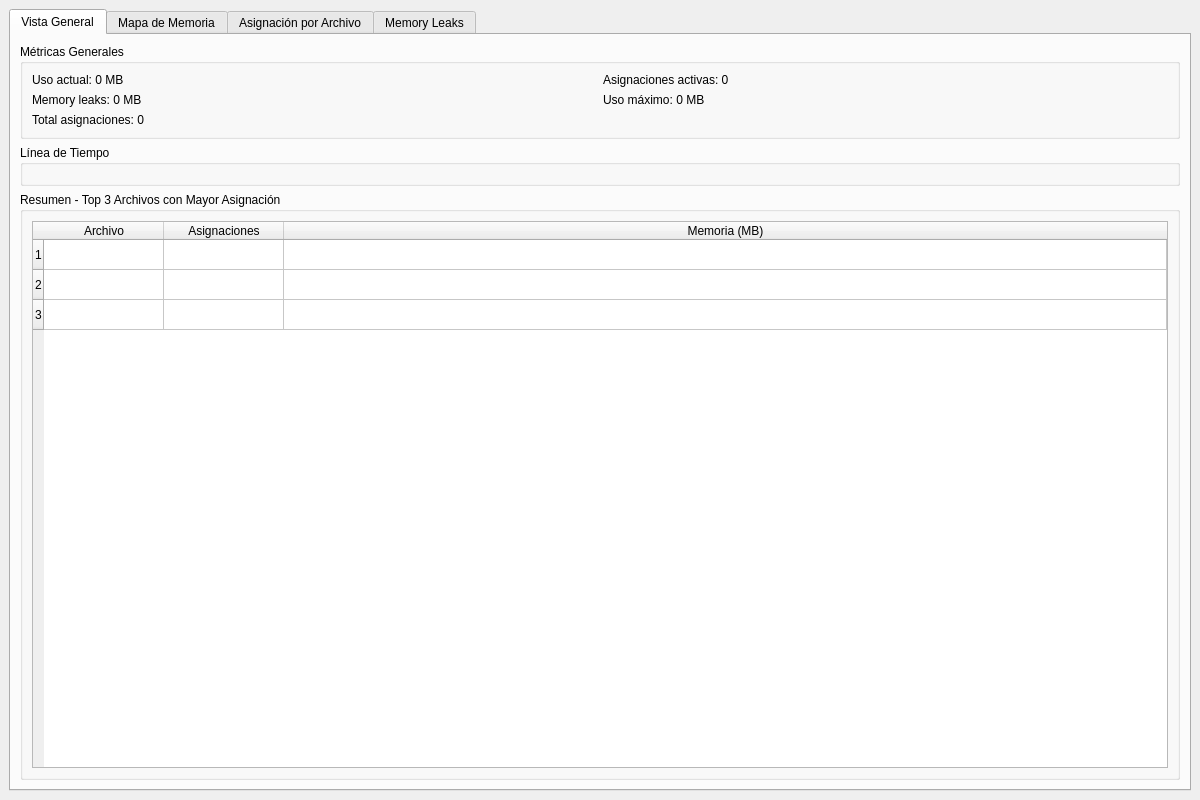
<?xml version="1.0" encoding="UTF-8"?>
<ui version="4.0">
 <class>MainWindow</class>
 <widget class="QMainWindow" name="MainWindow">
  <property name="geometry">
   <rect>
    <x>0</x>
    <y>0</y>
    <width>1200</width>
    <height>800</height>
   </rect>
  </property>
  <property name="minimumSize">
   <size>
    <width>1200</width>
    <height>800</height>
   </size>
  </property>
  <property name="windowTitle">
   <string>Memory Profiler</string>
  </property>
  <widget class="QWidget" name="centralWidget">
   <layout class="QVBoxLayout" name="verticalLayout">
    <item>
     <widget class="QTabWidget" name="tabWidget">
      <property name="currentIndex">
       <number>0</number>
      </property>
      <widget class="QWidget" name="overviewTab">
       <attribute name="title">
        <string>Vista General</string>
       </attribute>
       <layout class="QGridLayout" name="overviewLayout">
        <item row="0" column="0">
         <widget class="QGroupBox" name="metricsGroup">
          <property name="title">
           <string>Métricas Generales</string>
          </property>
          <layout class="QGridLayout" name="metricsLayout">
           <item row="0" column="0">
            <widget class="QLabel" name="currentMemoryLabel">
             <property name="text">
              <string>Uso actual: 0 MB</string>
             </property>
            </widget>
           </item>
           <item row="0" column="1">
            <widget class="QLabel" name="activeAllocationsLabel">
             <property name="text">
              <string>Asignaciones activas: 0</string>
             </property>
            </widget>
           </item>
           <item row="1" column="0">
            <widget class="QLabel" name="memoryLeaksLabel">
             <property name="text">
              <string>Memory leaks: 0 MB</string>
             </property>
            </widget>
           </item>
           <item row="1" column="1">
            <widget class="QLabel" name="maxMemoryLabel">
             <property name="text">
              <string>Uso máximo: 0 MB</string>
             </property>
            </widget>
           </item>
           <item row="2" column="0" colspan="2">
            <widget class="QLabel" name="totalAllocationsLabel">
             <property name="text">
              <string>Total asignaciones: 0</string>
             </property>
            </widget>
           </item>
          </layout>
         </widget>
        </item>
        <item row="1" column="0">
         <widget class="QGroupBox" name="timelineGroup">
          <property name="title">
           <string>Línea de Tiempo</string>
          </property>
          <layout class="QVBoxLayout" name="timelineLayout">
           <item>
            <widget class="QChartView" name="timelineChartView" native="true"/>
           </item>
          </layout>
         </widget>
        </item>
        <item row="2" column="0">
         <widget class="QGroupBox" name="summaryGroup">
          <property name="title">
           <string>Resumen - Top 3 Archivos con Mayor Asignación</string>
          </property>
          <layout class="QVBoxLayout" name="summaryLayout">
           <item>
            <widget class="QTableWidget" name="topFilesTable">
             <property name="rowCount">
              <number>3</number>
             </property>
             <property name="columnCount">
              <number>3</number>
             </property>
             <attribute name="horizontalHeaderVisible">
              <bool>true</bool>
             </attribute>
             <attribute name="horizontalHeaderDefaultSectionSize">
              <number>120</number>
             </attribute>
             <attribute name="horizontalHeaderStretchLastSection">
              <bool>true</bool>
             </attribute>
             <row/>
             <row/>
             <row/>
             <column>
              <property name="text">
               <string>Archivo</string>
              </property>
             </column>
             <column>
              <property name="text">
               <string>Asignaciones</string>
              </property>
             </column>
             <column>
              <property name="text">
               <string>Memoria (MB)</string>
              </property>
             </column>
            </widget>
           </item>
          </layout>
         </widget>
        </item>
       </layout>
      </widget>
      <widget class="QWidget" name="memoryMapTab">
       <attribute name="title">
        <string>Mapa de Memoria</string>
       </attribute>
       <layout class="QGridLayout" name="memoryMapLayout">
        <item row="0" column="0">
         <widget class="QGroupBox" name="memoryMapGroup">
          <property name="title">
           <string>Mapa de Memoria</string>
          </property>
          <layout class="QVBoxLayout" name="groupLayout">
           <item>
            <widget class="QTableWidget" name="memoryMapTable">
             <property name="rowCount">
              <number>5</number>
             </property>
             <property name="columnCount">
              <number>5</number>
             </property>
             <attribute name="horizontalHeaderVisible">
              <bool>true</bool>
             </attribute>
             <attribute name="horizontalHeaderDefaultSectionSize">
              <number>120</number>
             </attribute>
             <attribute name="horizontalHeaderStretchLastSection">
              <bool>true</bool>
             </attribute>
             <row/>
             <row/>
             <row/>
             <row/>
             <row/>
             <column>
              <property name="text">
               <string>Dirección</string>
              </property>
             </column>
             <column>
              <property name="text">
               <string>Tamaño</string>
              </property>
             </column>
             <column>
              <property name="text">
               <string>Tipo</string>
              </property>
             </column>
             <column>
              <property name="text">
               <string>Estado</string>
              </property>
             </column>
             <column>
              <property name="text">
               <string>Archivo</string>
              </property>
             </column>
            </widget>
           </item>
          </layout>
         </widget>
        </item>
       </layout>
      </widget>
      <widget class="QWidget" name="allocationByFileTab">
       <attribute name="title">
        <string>Asignación por Archivo</string>
       </attribute>
       <layout class="QGridLayout" name="allocationByFileLayout">
        <item row="0" column="0">
         <widget class="QSplitter" name="splitter">
          <property name="orientation">
           <enum>Qt::Orientation::Vertical</enum>
          </property>
          <widget class="QGroupBox" name="chartGroup">
           <property name="title">
            <string>Asignación de Memoria por Archivo</string>
           </property>
           <layout class="QVBoxLayout" name="chartLayout">
            <item>
             <widget class="QChartView" name="allocationChartView" native="true"/>
            </item>
           </layout>
          </widget>
          <widget class="QGroupBox" name="tableGroup">
           <property name="title">
            <string>Detalles por Archivo</string>
           </property>
           <layout class="QVBoxLayout" name="tableLayout">
            <item>
             <widget class="QTableWidget" name="allocationTable">
              <property name="rowCount">
               <number>5</number>
              </property>
              <property name="columnCount">
               <number>3</number>
              </property>
              <attribute name="horizontalHeaderVisible">
               <bool>true</bool>
              </attribute>
              <attribute name="horizontalHeaderDefaultSectionSize">
               <number>120</number>
              </attribute>
              <attribute name="horizontalHeaderStretchLastSection">
               <bool>true</bool>
              </attribute>
              <row/>
              <row/>
              <row/>
              <row/>
              <row/>
              <column>
               <property name="text">
                <string>Archivo</string>
               </property>
              </column>
              <column>
               <property name="text">
                <string>Asignaciones</string>
               </property>
              </column>
              <column>
               <property name="text">
                <string>Memoria (MB)</string>
               </property>
              </column>
             </widget>
            </item>
           </layout>
          </widget>
         </widget>
        </item>
       </layout>
      </widget>
      <widget class="QWidget" name="memoryLeaksTab">
       <attribute name="title">
        <string>Memory Leaks</string>
       </attribute>
       <layout class="QGridLayout" name="memoryLeaksLayout">
        <item row="0" column="0">
         <widget class="QGroupBox" name="summaryGroup">
          <property name="title">
           <string>Resumen de Memory Leaks</string>
          </property>
          <layout class="QGridLayout" name="summaryLayout">
           <item row="0" column="0">
            <widget class="QLabel" name="totalLeakedMemoryLabel">
             <property name="text">
              <string>Total memoria fugada: 0 MB</string>
             </property>
            </widget>
           </item>
           <item row="0" column="1">
            <widget class="QLabel" name="biggestLeakLabel">
             <property name="text">
              <string>Leak más grande: 0 MB (archivo.cpp:123)</string>
             </property>
            </widget>
           </item>
           <item row="1" column="0">
            <widget class="QLabel" name="mostFrequentLeakFileLabel">
             <property name="text">
              <string>Archivo con más leaks: archivo.cpp</string>
             </property>
            </widget>
           </item>
           <item row="1" column="1">
            <widget class="QLabel" name="leakRateLabel">
             <property name="text">
              <string>Tasa de leaks: 0%</string>
             </property>
            </widget>
           </item>
          </layout>
         </widget>
        </item>
        <item row="1" column="0">
         <widget class="QGroupBox" name="chartsGroup">
          <property name="title">
           <string>Gráficos de Memory Leaks</string>
          </property>
          <layout class="QGridLayout" name="chartsLayout">
           <item row="0" column="0">
            <widget class="QChartView" name="leaksByFileChartView" native="true"/>
           </item>
           <item row="0" column="1">
            <widget class="QChartView" name="leaksDistributionChartView" native="true"/>
           </item>
           <item row="1" column="0" colspan="2">
            <widget class="QChartView" name="leaksTimelineChartView" native="true"/>
           </item>
          </layout>
         </widget>
        </item>
       </layout>
      </widget>
     </widget>
    </item>
   </layout>
  </widget>
 </widget>
 <customwidgets>
  <customwidget>
   <class>QChartView</class>
   <extends>QWidget</extends>
   <header>qchartview.h</header>
  </customwidget>
 </customwidgets>
 <resources/>
 <connections/>
</ui>
